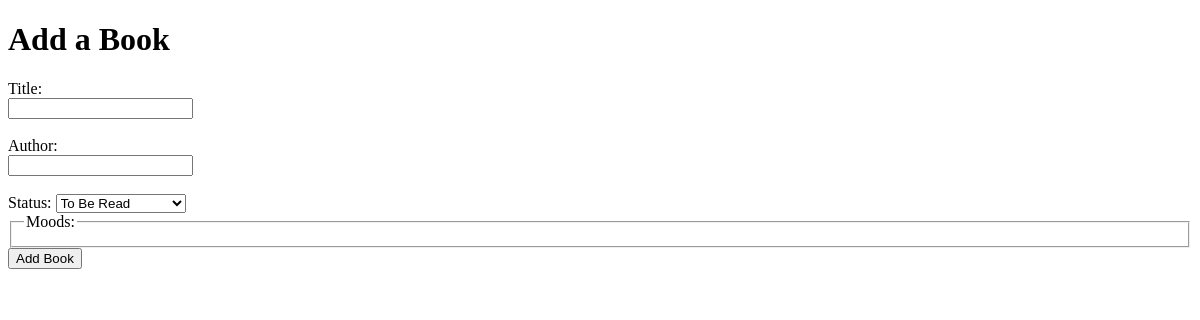
The app's page /add, older data.
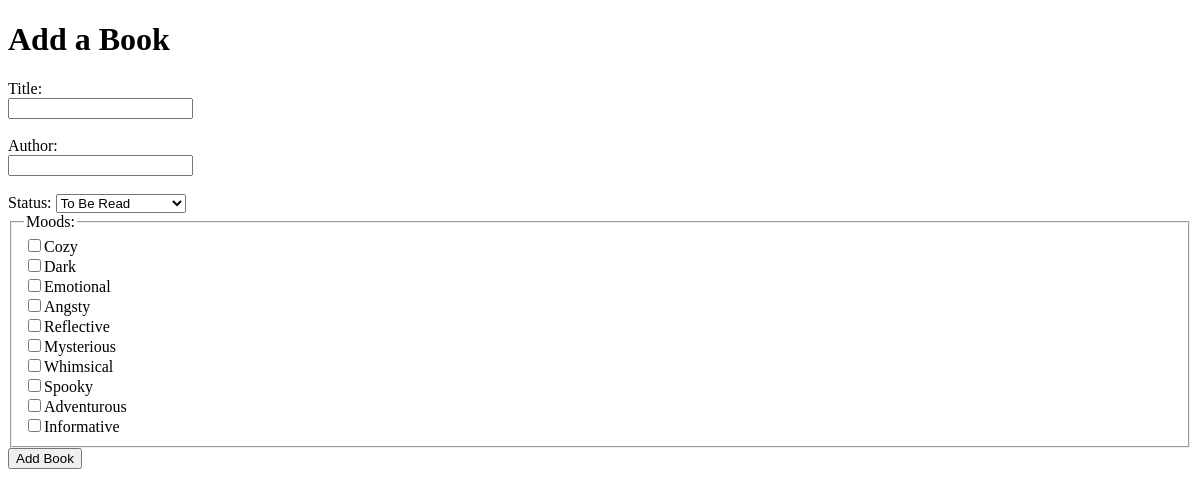
The same page, newer data.
### tables this page shows
CREATE TABLE mood_tags (
            id INTEGER PRIMARY KEY AUTOINCREMENT,
            name TEXT NOT NULL UNIQUE
        );

### app.py (the view, shortened to what this page needs)
@app.route('/add', methods=['GET', 'POST'])
def add():
    moods = get_all_mood_tags()
    return render_template('add.html', moods=moods)

### database.py (called while the page is built)
def get_all_mood_tags():
        connection = sqlite3.connect('books.db')
        cursor = connection.cursor()
        cursor.execute('SELECT * FROM mood_tags')
        tags = cursor.fetchall()
        connection.close()
        return tags

### templates/add.html (shortened to what this page needs)
<!DOCTYPE html>
<html>
    <head>
    </head>
    <body>
        <h1>Add a Book</h1>
        <form method="post">
            <label for="title">Title:</label><br>
            <input type="text" id="title" name="title" required><br><br>
            <label for="author">Author:</label><br>
            <input type="text" id="author" name="author" required><br><br>
            <label for="status">Status:
                <select name="status">
                    <option value="TBR">To Be Read</option>
                </select>
            </label><br>
            <fieldset>
                <legend>Moods:</legend>
                {% for tag in moods %}
                <label>
                    <input type="checkbox" name="moods" value="{{tag[0]}}">{{tag[1]}}
                </label><br>
                {% endfor %}
            </fieldset>
            <button type="submit">Add Book</button>
        </form>
    </body>
</html>

Row changes from the older to the newer data that the page shows:
added mood_tags: name "Cozy"
added mood_tags: name "Dark"
added mood_tags: name "Emotional"
added mood_tags: name "Angsty"
added mood_tags: name "Reflective"
added mood_tags: name "Mysterious"
added mood_tags: name "Whimsical"
added mood_tags: name "Spooky"
added mood_tags: name "Adventurous"
added mood_tags: name "Informative"
